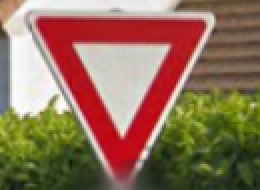
#> input picture second_solution/image.png, 130 x 95 px (shown 2 times larger)
$ python detect.py
#> lines starting #> are read from the running program, lines starting #| are printed output that depends on the picture
import cv2

# Load the image
image = cv2.imread('image.png', cv2.IMREAD_GRAYSCALE)
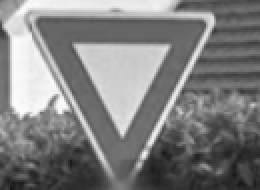
#> image: shape (95, 130) (shown 2 times larger); min 21, max 253, mean 127.1

# Check if the image was loaded successfully
if image is None:
	print("Error: Could not load image.")
	exit()

# Initialize the SIFT detector
sift = cv2.SIFT_create()

# Detect keypoints and compute descriptors
keypoints, descriptors = sift.detectAndCompute(image, None)
#> keypoints = 150 keypoints; strongest (x, y, size): (72, 77, 2.7), (105, 10, 4.3), (30, 53, 4.1), (69, 83, 2.4)

# Print the descriptors
print("Descriptors:\n", descriptors)
#> (printed output is left out)

# Draw keypoints on the image
image_with_keypoints = cv2.drawKeypoints(image, keypoints, None, flags=cv2.DRAW_MATCHES_FLAGS_DRAW_RICH_KEYPOINTS)
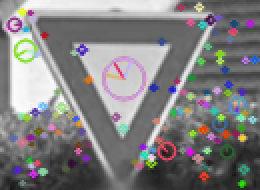
#> image_with_keypoints: shape (95, 130, 3) (shown 2 times larger); mean of channels 0, 1, 2 128, 127.1, 128.7; drawn as B, G, R

# Display the image with keypoints
cv2.imshow('SIFT Keypoints', image_with_keypoints)
cv2.waitKey(0)
cv2.destroyAllWindows()
